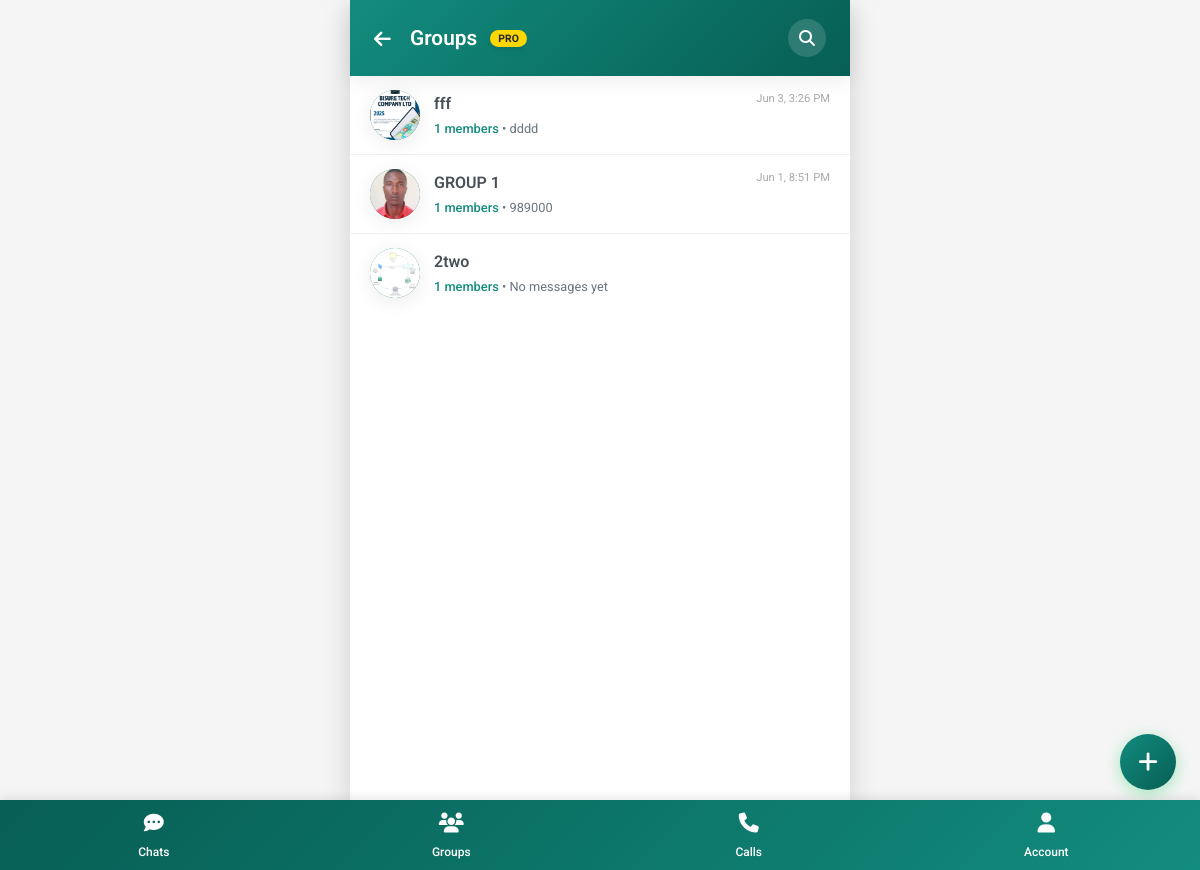
The app's page /groups/mine/my_groups (signed in) with its own data.
### tables this page shows
CREATE TABLE `groups_chat` (
  `id` bigint(20) UNSIGNED NOT NULL,
  `conversation_id` bigint(20) UNSIGNED NOT NULL,
  `group_name` varchar(150) NOT NULL,
  `group_photo` varchar(255) DEFAULT NULL,
  `description` text DEFAULT NULL,
  `created_by` bigint(20) UNSIGNED NOT NULL,
  `created_at` timestamp NOT NULL DEFAULT current_timestamp()
);

### groups/mine/my_groups.php (the view, shortened to what this page needs)
<?php
require_once __DIR__ . '/../../config/db.php';
$darkMode = isset($_COOKIE['darkMode']) && $_COOKIE['darkMode'] === 'enabled';
$current_user_id = $_SESSION['user_id'];
$stmt = $conn->prepare("
    SELECT
        g.id AS group_id,
        g.group_name,
        g.group_photo,
        g.description,
        g.created_at,
        g.created_by,
        COUNT(gm.user_id) as member_count,
        -- Last message in this group's conversation
        (
            SELECT m.message_text
            FROM messages m
            WHERE m.conversation_id = g.conversation_id
              AND m.is_deleted = 0
            ORDER BY m.created_at DESC
            LIMIT 1
        ) as last_message,
        -- Last message time
        (
            SELECT m.created_at
            FROM messages m
            WHERE m.conversation_id = g.conversation_id
              AND m.is_deleted = 0
            ORDER BY m.created_at DESC
            LIMIT 1
        ) as last_message_time,
        -- Unread count for current user
        (
            SELECT COUNT(*)
            FROM messages m
            WHERE m.conversation_id = g.conversation_id
              AND m.is_deleted = 0
              AND m.sender_id != ?                              -- Placeholder 1
              AND m.id NOT IN (
                  SELECT mr.message_id
                  FROM message_reads mr
                  WHERE mr.user_id = ?                           -- Placeholder 2
              )
        ) as unread_count
    FROM groups_chat g
    JOIN group_members gm ON g.id = gm.group_id
    WHERE gm.user_id = ?                                         -- Placeholder 3
    GROUP BY g.id
    ORDER BY last_message_time DESC, g.created_at DESC
");
$stmt->bind_param("iii",
    $current_user_id,
    $current_user_id,
    $current_user_id
);
$stmt->execute();
$result = $stmt->get_result();
$groups = [];
while ($row = $result->fetch_assoc()) {
    $groups[] = $row;
}
?>
<!DOCTYPE html>
<html lang="en">
<head>
    <link rel="stylesheet" href="https://cdnjs.cloudflare.com/ajax/libs/font-awesome/6.4.0/css/all.min.css">
    <link href="../css/my_groups.css" rel="stylesheet">
</head>
<body class="<?= $darkMode ? 'dark-mode' : 'light-mode' ?>">
    <div class="main-wrapper">
        <header>
            <div class="header-left">
                <a href="../chat/contacts" class="back-button">
                    <i class="fas fa-arrow-left"></i>
                </a>
                <h1 class="header-title">Groups <span class="pro-badge">PRO</span></h1>
            </div>
            <div class="header-actions">
                <button class="header-button" id="searchButton">
                    <i class="fas fa-search"></i>
                </button>
            </div>
        </header>
        <div class="groups-container">
            <ul class="groups-list" id="groupsList">
                <?php if (!empty($groups)): ?>
                    <?php foreach ($groups as $group): ?>
                        <li class="group-item" data-id="<?= $group['group_id'] ?>" onclick="openGroup(<?= $group['group_id'] ?>)">
                            <div class="group-avatar">
                                <?php if (!empty($group['group_photo'])): ?>
                                    <img src="<?= htmlspecialchars('../../uploads/images/' . $group['group_photo']) ?>" alt="Group image">
                                <?php else: ?>
                                    <?= strtoupper(substr($group['group_name'], 0, 1)) ?>
                                <?php endif; ?>
                            </div>
                            <div class="group-info">
                                <div class="group-name"><?= htmlspecialchars($group['group_name']) ?></div>
                                <div class="group-meta">
                                    <span class="group-members"><?= $group['member_count'] ?> members</span>
                                    <?php if (!empty($group['last_message'])): ?>
                                        • <span><?= htmlspecialchars(substr($group['last_message'], 0, 50)) ?><?= strlen($group['last_message']) > 50 ? '...' : '' ?></span>
                                    <?php else: ?>
                                        • <span>No messages yet</span>
                                    <?php endif; ?>
                                </div>
                            </div>
                            <?php if (!empty($group['last_message_time'])): ?>
                                <div class="group-time">
                                    <?= date('M j, g:i A', strtotime($group['last_message_time'])) ?>
                                </div>
                            <?php endif; ?>
                        </li>
                    <?php endforeach; ?>
                <?php endif; ?>
            </ul>
        </div>
        <div class="new-group-button" onclick="window.location.href='create_group'">
            <i class="fas fa-plus"></i>
        </div>
        <?php include __DIR__ . '/../../includes/navbar.php'; ?>
    </div>
</body>
</html>

### groups/css/my_groups.css (style rules this page uses)
:root { --whatsapp-green: #128C7E; --whatsapp-dark-green: #075E54; --whatsapp-light-green: #25D366; --whatsapp-chat-bg: #e5ddd5; --pro-gradient: linear-gradient(135deg, #128C7E 0%, #075E54 100%); --pro-gradient-hover: linear-gradient(135deg, #0da792 0%, #064b43 100%); --text-light: #ffffff; --text-dark: #495057; --text-secondary: #6c757d; --accent: #25D366; --shadow: 0 4px 20px rgba(0, 0, 0, 0.08); --shadow-lg: 0 10px 30px rgba(0, 0, 0, 0.15); --transition: all 0.3s cubic-bezier(0.25, 0.8, 0.25, 1); --radius: 12px; --card-bg: #ffffff; --pro-badge: #FFD700; --decline: #f44336; --border-color: #f0f0f0; --hover-bg: #f8f9fa; }
* { margin: 0; padding: 0; box-sizing: border-box; font-family: 'Roboto', -apple-system, BlinkMacSystemFont, 'Segoe UI', sans-serif; -webkit-tap-highlight-color: transparent; }
body { background: var(--whatsapp-chat-bg); color: var(--text-dark); min-height: 100vh; overflow-x: hidden; line-height: 1.6; transition: background 0.3s ease, color 0.3s ease; }
.main-wrapper { display: flex; flex-direction: column; width: 100%; max-width: 500px; margin: 0 auto; background: var(--card-bg); min-height: 100vh; box-shadow: var(--shadow-lg); position: relative; transition: background 0.3s ease; }
header { background: var(--pro-gradient); padding: 1.2rem 1.5rem; color: var(--text-light); position: sticky; top: 0; z-index: 100; display: flex; justify-content: space-between; align-items: center; box-shadow: var(--shadow); flex-shrink: 0; }
.header-left { display: flex; align-items: center; gap: 1.2rem; flex: 1; min-width: 0; }
.back-button { color: var(--text-light); font-size: 1.2rem; text-decoration: none; transition: var(--transition); display: flex; align-items: center; }
.header-title { font-size: 1.3rem; font-weight: 600; white-space: nowrap; overflow: hidden; text-overflow: ellipsis; }
.pro-badge { background: var(--pro-badge); color: #212529; padding: 2px 8px; border-radius: 12px; font-size: 0.65rem; font-weight: 700; margin-left: 8px; vertical-align: middle; box-shadow: 0 2px 5px rgba(0, 0, 0, 0.1); }
.header-actions { display: flex; gap: 0.5rem; align-items: center; }
.header-button { background: rgba(255, 255, 255, 0.15); border: none; color: var(--text-light); width: 38px; height: 38px; border-radius: 50%; cursor: pointer; font-size: 1rem; transition: var(--transition); display: flex; align-items: center; justify-content: center; }
.groups-container { flex: 1; display: flex; flex-direction: column; background: var(--card-bg); min-height: 70vh; }
.groups-list { list-style: none; padding: 0; margin: 0; flex: 1; }
.group-item { display: flex; align-items: center; padding: 14px 20px; gap: 14px; border-bottom: 1px solid var(--border-color); cursor: pointer; transition: var(--transition); position: relative; animation: fadeIn 0.3s ease-out forwards; opacity: 0; }
.group-item:nth-child(1) { animation-delay: 0.05s; }
.group-item:nth-child(2) { animation-delay: 0.10s; }
.group-item:nth-child(3) { animation-delay: 0.15s; }
.group-item:last-child { border-bottom: none; }
.group-avatar { width: 50px; height: 50px; border-radius: 50%; overflow: hidden; flex-shrink: 0; background: var(--pro-gradient); display: flex; align-items: center; justify-content: center; color: white; font-weight: 600; font-size: 1.3rem; box-shadow: var(--shadow); transition: var(--transition); }
.group-avatar img { width: 100%; height: 100%; object-fit: cover; }
.group-info { flex: 1; min-width: 0; overflow: hidden; }
.group-name { font-weight: 600; color: var(--text-dark); font-size: 1rem; white-space: nowrap; overflow: hidden; text-overflow: ellipsis; margin-bottom: 2px; }
.group-meta { font-size: 0.8rem; color: var(--text-secondary); white-space: nowrap; overflow: hidden; text-overflow: ellipsis; }
.group-members { color: var(--whatsapp-green); font-weight: 500; }
.group-time { font-size: 0.7rem; color: #aaa; position: absolute; right: 20px; top: 14px; }
.new-group-button { position: fixed; bottom: 5rem; right: 1.5rem; width: 56px; height: 56px; border-radius: 50%; background: var(--pro-gradient); color: white; display: flex; align-items: center; justify-content: center; font-size: 1.4rem; cursor: pointer; box-shadow: 0 4px 16px rgba(37, 211, 102, 0.4); z-index: 50; transition: var(--transition); border: none; }

### records on screen
groups_chat: group_photo (picture), group_name "fff", member_count "1", last_message "dddd", last_message_time "Jun 3, 3:26 PM"
groups_chat: group_photo (picture), group_name "GROUP 1", member_count "1", last_message "989000", last_message_time "Jun 1, 8:51 PM"
groups_chat: group_photo (picture), group_name "2two", member_count "1", shows "No messages yet"
